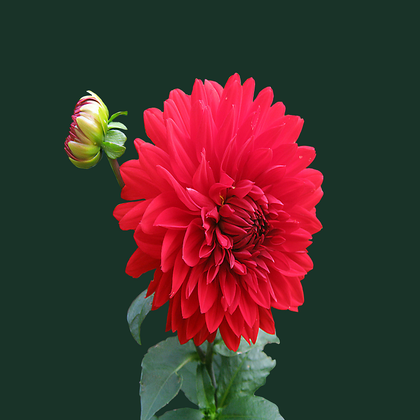
%> input picture Online 2/flower.png, 420 x 420 px, shrunk from 800 x 800 before the run
$ octave flowerHistogram.m   (GNU Octave 9; MATLAB toolbox functions it lacks are replaced by stand-ins)
%> lines starting %> are read from the running program, lines starting %| are printed output that depends on the picture
originalImage = imread('flower.png');
%> originalImage is the input picture: size 420x420x3 uint8; mean R, G, B 72.4, 49.9, 45.5
originalImage = rgb2gray(originalImage);
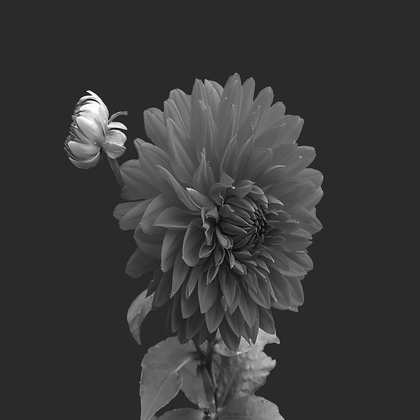
%> originalImage: size 420x420 uint8; min 2, max 255, mean 56.1

imtool(originalImage);
[height, width] = size(originalImage);
%> height = 420; width = 420

outputImage = originalImage;

for i = 1:height
    for j = 1:width  % Fixed loop condition
        if (i > (height * 1/4) && i < (height * 3/4) && j < (width * 3/4))
            if originalImage(i, j) >= 70
                %outputImage(i, j) = min(255, originalImage(i, j) + originalImage(i, j) * 0.6);
                outputImage(i, j) = originalImage(i, j) + originalImage(i, j) * 0.6;% Increase brightness by 60%
            else
                %outputImage(i, j) = max(0, originalImage(i, j) - originalImage(i, j) * 0.7);% Decrease brightness by 70%
                outputImage(i, j) = originalImage(i, j) - originalImage(i, j) * 0.7;
            end
        end
    end
end
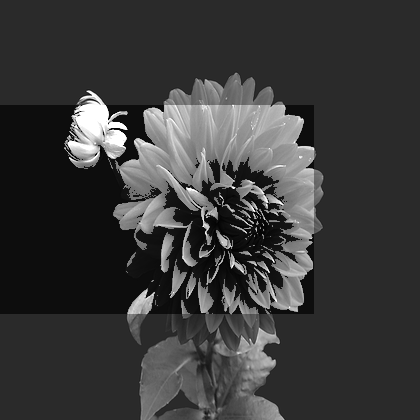
%> outputImage: size 420x420 uint8; min 1, max 255, mean 57.8

figure;
imtool(outputImage);

X = zeros(1, 256);

% Calculate histogram of the output image
for i = 1:height
    for j = 1:width
        temp = outputImage(i, j);
        X(temp + 1) = X(temp + 1) + 1;
    end
end
%> after the loop, X = 256 values, max 93581 at index 43, min 0 at index 1, mean 689.1

% Display the output image
figure;
subplot(1, 2, 1);
imshow(outputImage);
title('Output Image');

% Display the histogram of the output image
subplot(1, 2, 2);
bar(X);
title('Histogram of Output Image');
xlabel('Pixel Value');
ylabel('Frequency');
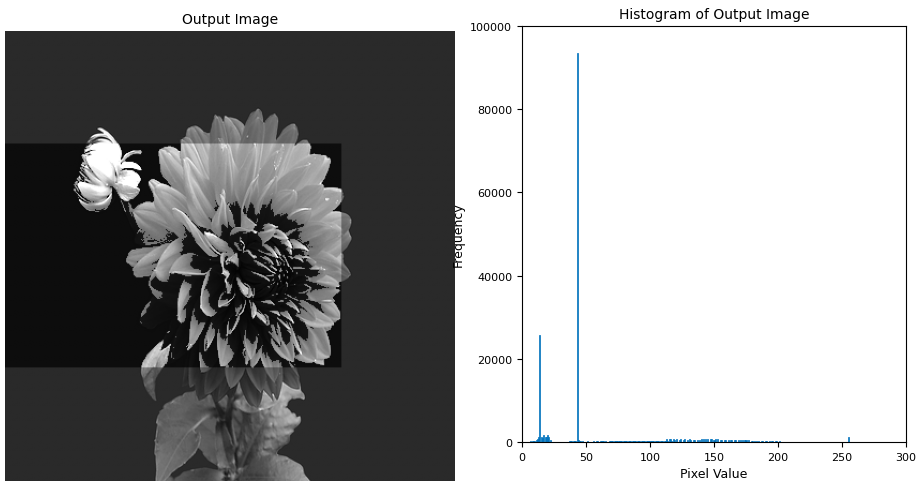
%> figure redrawn from the program's plot data, 2 panels
